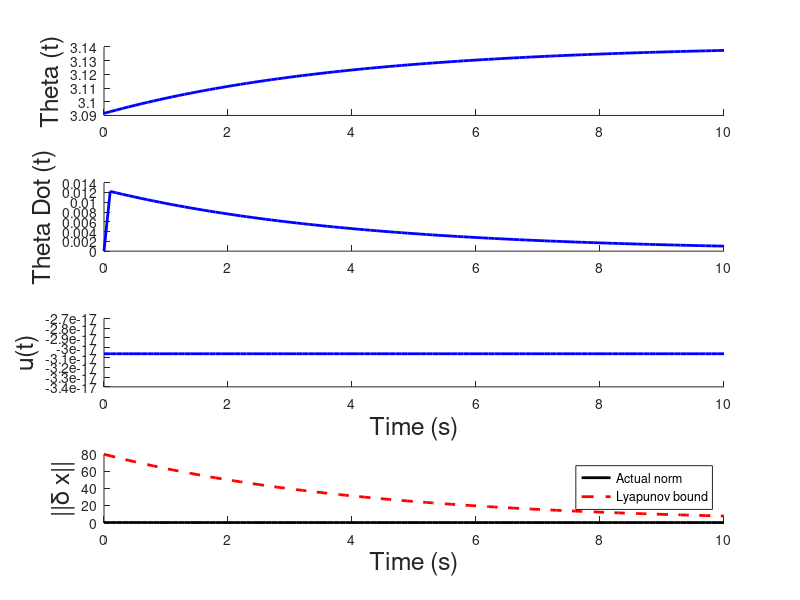

The MATLAB script that drew this image:
function nonlinear_sim()
    %% Initialize the simulation variables
    t0 = 0; % initial time
    dt = 0.1; % time step
    tf = 10.0; % final time
        
    % Set the control input functions
    % From 2.3d, T(t) = b*theta_dot - mgl*sin(t)
    g = 9.8;
    m = 1/9.8;
    l = 0.25;
    b = 1;
    u = @(t, x) b*0 - m*g*l*sin(pi);  

    % Define the equilibrium states
    xeq = [pi; 0];
    ueq = b*0 - m*g*l*sin(pi);

    % Set the starting points
    x0 = [-0.05; 0] + xeq; % State associated with theta = pi - 0.05, thetad = 0

    %% Simulate and plot the system using ode
    % Simulate the system
    [tvec, xvec] = matlabOde45(x0, t0, dt, tf, u);
    uvec = getControlVector(tvec, xvec, u);


    % Calculate the upper bound using lyapunov equation
    % Calculate the value of P
    A = [0, 1; -g/l, -b/(m*l^2)];
    Q = eye(2);
    P = lyap(A', Q);

    Pvals = eig(P);
    Qvals = eig(Q);
    Pmin = min(Pvals);
    mu = -min(Qvals)/max(Pvals);
    V0 = x0' * P * x0;

    convergence_bound = (1 / Pmin) * exp(mu * (tvec - t0)) * V0; 

    % Plot the resulting states
    figure;
    plotResults(xvec, tvec, uvec, convergence_bound, 'b', xeq);
end

function u_vec = getControlVector(tvec, xvec, u)
%getControlVector calculate the control vector over the specified time
%interval and state
%
% Inputs:
%   tvec: 1xm vector of time inputs
%   xvec: nxm matrix of states
%   u: function handle that takes time and state as inputs and outputs
%   the control input

    len = size(tvec, 2);
    u_vec = zeros(1, len);
    for k = 1:len
        u_vec(:,k) = u(tvec(k), xvec(:,k));
    end

end

function [tvec, xvec] = matlabOde45(x0, t0, dt, tf, u)
    %MatlabOde45 uses ODE 45 to simulate the state starting at x0 from time
    % t0 to tf
    %
    % Inputs:
    %   x0: nx1 initial state
    %   t0: scalar - initial time
    %   dt: scalar - time increment
    %   tf: scalar - final time
    %   u: function handle that takes time and state as inputs and outputs
    %   the control input
    %
    % Outputs:
    %   tvec: 1xm vector of times associated with the states
    %   xvec: nxm matrix of states where each column is a state at the
    %   associated time in tvec
    
    % Initialize the time
    t = t0:dt:tf;
    
    % Simulate the linear output
    [tvec, xvec] = ode45(@(t,x) nonlinear_xdot(x,u(t,x)), t, x0);
    
    % Transpose the outputs to get in the correct form
    tvec = tvec';
    xvec = xvec';    
end

function xdot = nonlinear_xdot(x, u)
    % Calculates the state dynamics using the 

    % Define the variables
    g = 9.8;
    m = 1/9.8;
    l = 0.25;
    b = 1;   
    
    % Pull out states
    theta = x(1);
    theta_dot = x(2);

    % Calculate theta double dot
    theta_ddot = g/l * sin(theta) - b/(m*l^2) * theta_dot + u/(m*l^2);

    % Build and transpose xdot
    xdot = [theta_dot, theta_ddot]';

end

function plotResults(xvec, tvec, uvec, convergence_bound, color, xeq)

    % Norm of deviation
    delta_xvec = xvec - xeq;    
    delta_norm = sqrt(sum(delta_xvec.^2,1));
    bound_on_norm = sqrt(convergence_bound);

    % Plotting variables
    fontsize = 18;
    linewidth = 2;
    
    % Plot the resulting states
    subplot(4,1,1); hold on;
    plot(tvec, xvec(1,:), color, 'linewidth', linewidth);
    ylabel('Theta (t)', 'fontsize', fontsize);
    
    subplot(4,1,2); hold on;
    plot(tvec, xvec(2,:), color, 'linewidth', linewidth);
    ylabel('Theta Dot (t)', 'fontsize', fontsize);
    
    subplot(4,1,3); hold on;
    plot(tvec, uvec, color, 'linewidth', linewidth);
    ylabel('u(t)', 'fontsize', fontsize);
    xlabel('Time (s)', 'fontsize', fontsize);

    % Plot convergence bound vs actual state norm
    subplot(4,1,4); hold on;
    plot(tvec, delta_norm, 'k', 'linewidth', linewidth);             % actual deviation norm
    plot(tvec, bound_on_norm, 'r--', 'linewidth', linewidth);        % Lyapunov bound
    ylabel('||\delta x||', 'fontsize', fontsize);
    xlabel('Time (s)', 'fontsize', fontsize);
    legend('Actual norm','Lyapunov bound','Location','northeast');
end

